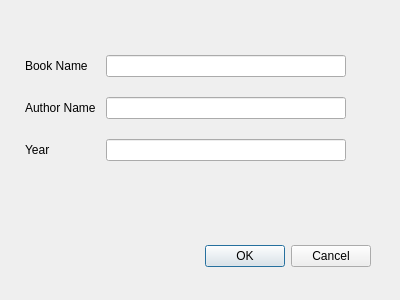
<?xml version="1.0" encoding="UTF-8"?>
<ui version="4.0">
 <class>addBookDialog</class>
 <widget class="QDialog" name="addBookDialog">
  <property name="geometry">
   <rect>
    <x>0</x>
    <y>0</y>
    <width>400</width>
    <height>300</height>
   </rect>
  </property>
  <property name="windowTitle">
   <string>Dialog</string>
  </property>
  <widget class="QDialogButtonBox" name="buttonBox">
   <property name="geometry">
    <rect>
     <x>30</x>
     <y>240</y>
     <width>341</width>
     <height>32</height>
    </rect>
   </property>
   <property name="orientation">
    <enum>Qt::Horizontal</enum>
   </property>
   <property name="standardButtons">
    <set>QDialogButtonBox::Cancel|QDialogButtonBox::Ok</set>
   </property>
  </widget>
  <widget class="QWidget" name="">
   <property name="geometry">
    <rect>
     <x>20</x>
     <y>50</y>
     <width>331</width>
     <height>141</height>
    </rect>
   </property>
   <layout class="QFormLayout" name="formLayout">
    <property name="horizontalSpacing">
     <number>10</number>
    </property>
    <property name="verticalSpacing">
     <number>20</number>
    </property>
    <property name="leftMargin">
     <number>5</number>
    </property>
    <property name="topMargin">
     <number>5</number>
    </property>
    <property name="rightMargin">
     <number>5</number>
    </property>
    <property name="bottomMargin">
     <number>5</number>
    </property>
    <item row="0" column="0">
     <widget class="QLabel" name="label">
      <property name="text">
       <string>Book Name</string>
      </property>
     </widget>
    </item>
    <item row="0" column="1">
     <widget class="QLineEdit" name="bookNameLineEdit"/>
    </item>
    <item row="1" column="0">
     <widget class="QLabel" name="label_2">
      <property name="text">
       <string>Author Name</string>
      </property>
     </widget>
    </item>
    <item row="1" column="1">
     <widget class="QLineEdit" name="authorNameLineEdit"/>
    </item>
    <item row="2" column="0">
     <widget class="QLabel" name="label_3">
      <property name="text">
       <string>Year</string>
      </property>
     </widget>
    </item>
    <item row="2" column="1">
     <widget class="QLineEdit" name="yearLineEdit"/>
    </item>
   </layout>
  </widget>
 </widget>
 <resources/>
 <connections>
  <connection>
   <sender>buttonBox</sender>
   <signal>accepted()</signal>
   <receiver>addBookDialog</receiver>
   <slot>accept()</slot>
   <hints>
    <hint type="sourcelabel">
     <x>248</x>
     <y>254</y>
    </hint>
    <hint type="destinationlabel">
     <x>157</x>
     <y>274</y>
    </hint>
   </hints>
  </connection>
  <connection>
   <sender>buttonBox</sender>
   <signal>rejected()</signal>
   <receiver>addBookDialog</receiver>
   <slot>reject()</slot>
   <hints>
    <hint type="sourcelabel">
     <x>316</x>
     <y>260</y>
    </hint>
    <hint type="destinationlabel">
     <x>286</x>
     <y>274</y>
    </hint>
   </hints>
  </connection>
 </connections>
</ui>
